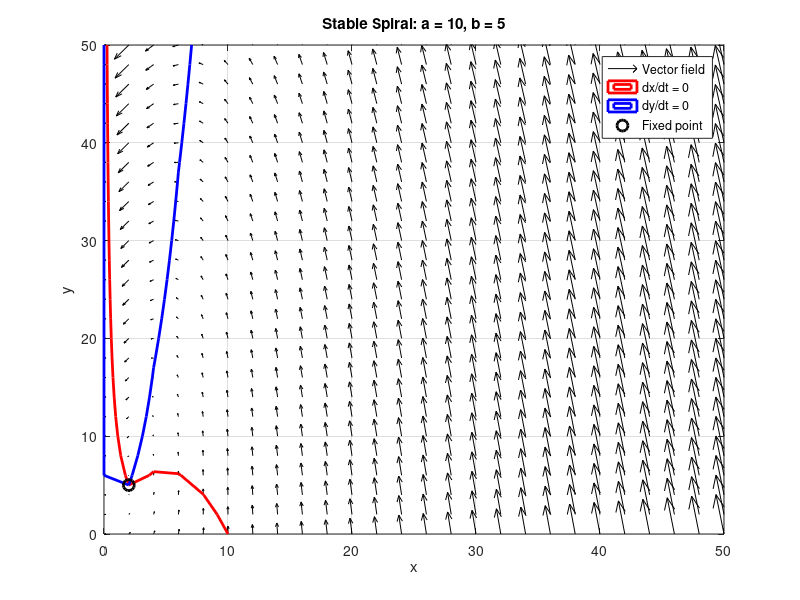

This figure's MATLAB source:
% stable_spiral_plot.m
% Phase portrait and nullclines for a stable spiral (a = 10, b = 5)

% Parameters
a = 10;
b = 5;
x_fp = a / 5;
y_fp = 1 + x_fp^2;

% Grid
[x, y] = meshgrid(0:2:50, 0:2:50);

% Vector field
dx = a - x - (4.*x.*y) ./ (1 + x.^2);
dy = b.*x .* (1 - y ./ (1 + x.^2));

% Plot
figure;
quiver(x, y, dx, dy, 'k', 'AutoScale', 'on', 'AutoScaleFactor', 1.5); hold on;
contour(x, y, dx, [0 0], 'r', 'LineWidth', 2); % dx/dt = 0
contour(x, y, dy, [0 0], 'b', 'LineWidth', 2); % dy/dt = 0
plot(x_fp, y_fp, 'ko', 'MarkerSize', 8, 'LineWidth', 2); % fixed point

xlabel('x'); ylabel('y');
title('Stable Spiral: a = 10, b = 5');
legend('Vector field', 'dx/dt = 0', 'dy/dt = 0', 'Fixed point');
axis([0 50 0 50]); grid on;
